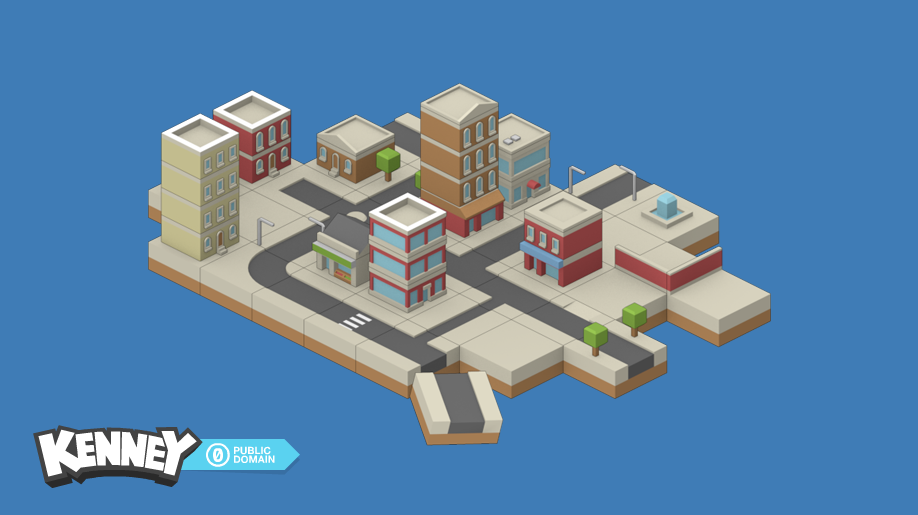
#> input picture GPT-6-Astra/sample.png, 918 x 515 px
$ python local_match.py
#> lines starting #> are read from the running program, lines starting #| are printed output that depends on the picture; after the words box and inside, x2 and y2 are one past the last pixel; in counts of white or black regions, pixels touching at a corner belong together; pictures that were not available may be replaced by others from this repository, and a replacement may not be noted
from pathlib import Path
import numpy as np
from PIL import Image
import json
R=Path(__file__).resolve().parents[1]
S=np.array(Image.open(R/'sample.png').convert('RGB'),dtype=float)
groups={
  'rear-blue-upper':([7,8,15,24,31],473,114),
  'rear-blue-base':([3,93,101,116,117,124,125],473,142),
  'rear-red-upper':([45,49,52,54],213,91),
  'rear-red-base':([30,36],213,119),
  'brown-base':([99,113],421,169),
  'glass-upper':([16,23],369,193),
  'glass-base':([1,9,10,17,123],369,247),
  'kiosk-base':([20,100,108],317,222),
  'cabin':([14,32],317,116),
  'right-red-upper':([45,49,52,54],524,193),
  'right-red-base':([18,26,34,41],524,221),
}
out={}
for name,(ids,cx,cy) in groups.items():
 rows=[]
 for id in ids:
  orig=Image.open(R/f'assets/buildingTiles_{id:03}.png').convert('RGBA')
  base=orig.width>120
#> base = True
  if base:
   orig=orig.crop((17,0,116,85))
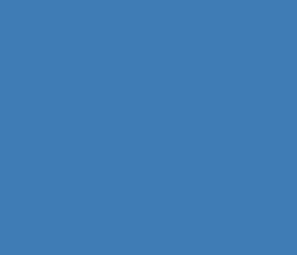
#> orig: PIL image 99x85 RGBA (shown 3 times larger); mean R, G, B, A 63, 124, 182, 255
   p=np.array(orig); yy,xx=np.mgrid[:85,:99]
   p[:,:,3][yy>84-np.abs(xx-49)*.5]=0
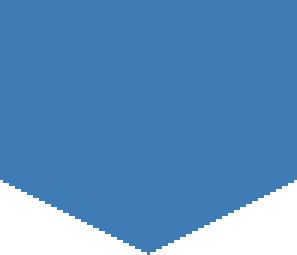
#> p: shape (85, 99, 4) (shown 3 times larger); 14.85% of pixels changed, all inside (x1, y1, x2, y2) = (0, 60, 99, 85); transparent parts drawn white
   orig=Image.fromarray(p)
  for scale in [.7878787878,.79]:
   im=orig.resize((round(orig.width*scale),round(orig.height*scale)),Image.Resampling.LANCZOS)
   a=np.array(im,dtype=float);h,w=a.shape[:2]; yy,xx=np.mgrid[:h,:w]
   m=(a[:,:,3]>253)&(yy>h*.37+np.minimum(xx,w-xx)*.4)
   if name.startswith('rear-blue'): m &= xx>33
   if name.startswith('rear-red'): m &= xx>40
   if name=='brown-base': m &= yy>h*.68
   if name=='kiosk-base': m &= xx<45
   for y in range(cy-3,cy+4):
    for x in range(cx-3,cx+4):
     diff=(S[y:y+h,x:x+w]-a[:,:,:3])[m]
     err=float(np.sqrt((diff*diff).mean()))
     rows.append(dict(id=id,x=x,y=y,scale=scale,rmse=err,base=base,fullSpriteX=x-17*scale if base else x))
#> this loop made 2 passes
#> pass 1, `m=(a[:,:,3]>253)&(yy>h*.37+np.minimum(xx,w-xx)*.4)`:
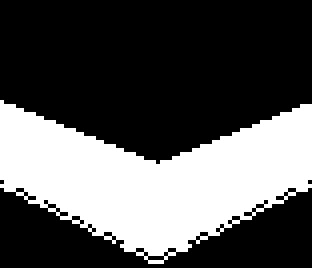
#> m: shape (67, 78) bool (shown 4 times larger); 33.9% white; 1 white region, box (x1, y1, x2, y2) and area: (0, 25, 78, 66) 1772
#> pass 1, `if name.startswith('rear-blue'): m &= xx>33`:
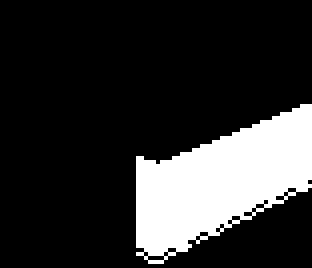
#> m: shape (67, 78) bool (shown 4 times larger); 19.1% white; 1 white region, box (x1, y1, x2, y2) and area: (34, 26, 78, 66) 1000
#> after the loop:
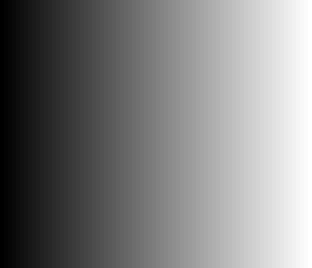
#> xx: shape (67, 78) int64 (shown 4 times larger); min 0, max 77, mean 38.5; drawn with min black and max white
#> after the loop, rows = 98 items
#> (the run stopped early here; a loop or call above may not have finished)
